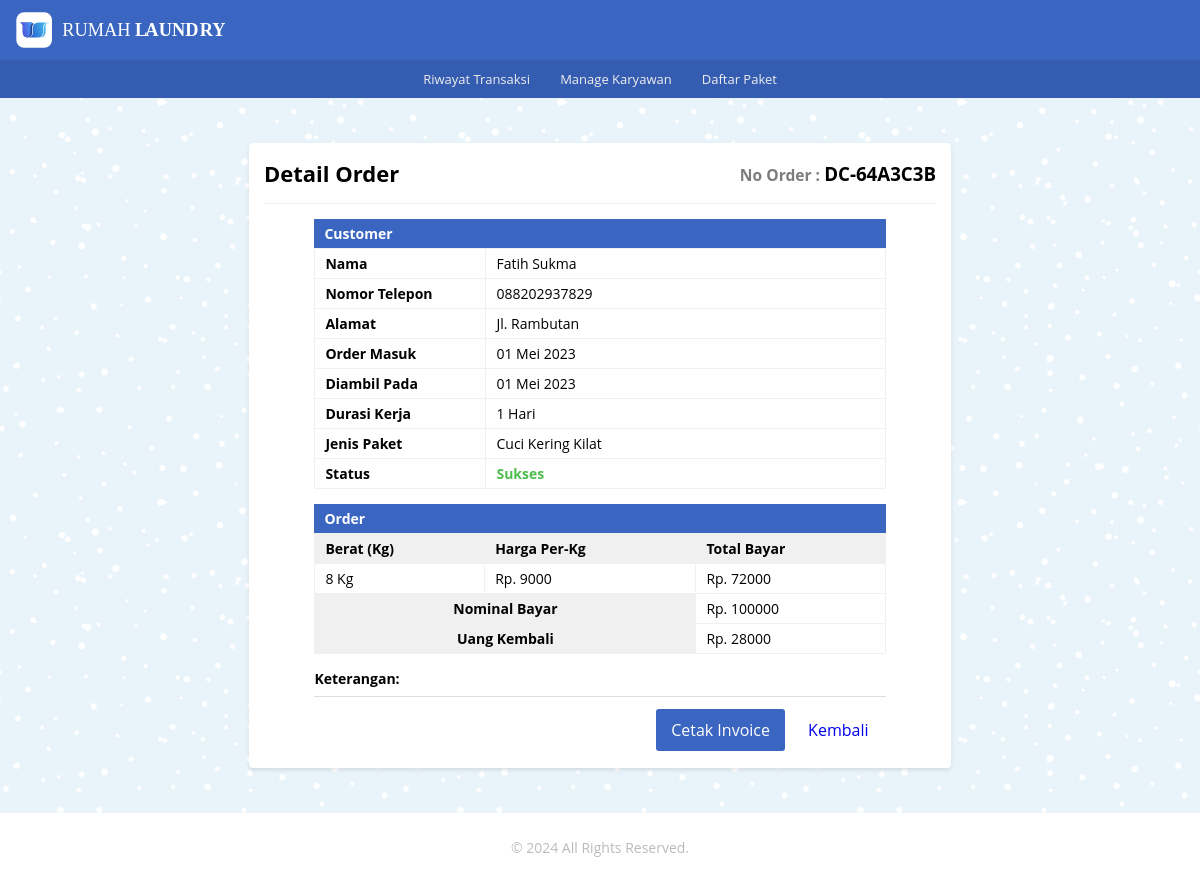
/riwayat_transaksi/riwayat_dc/detail_dc.php?id_dc=4, run on the app's committed database.
### tables this page shows
CREATE TABLE `tb_riwayat_dc` (
  `id_dc` int(11) NOT NULL,
  `or_number` varchar(20) DEFAULT NULL,
  `pelanggan` varchar(100) DEFAULT NULL,
  `no_telp` char(15) DEFAULT NULL,
  `alamat` text DEFAULT NULL,
  `j_paket` varchar(40) DEFAULT NULL,
  `wkt_kerja` varchar(20) DEFAULT NULL,
  `berat` int(11) DEFAULT NULL,
  `h_perkilo` int(11) DEFAULT NULL,
  `tgl_msk` varchar(40) DEFAULT NULL,
  `tgl_klr` varchar(40) DEFAULT NULL,
  `total` int(11) DEFAULT NULL,
  `nominal_byr` int(11) DEFAULT NULL,
  `kembalian` int(11) DEFAULT NULL,
  `status` varchar(20) DEFAULT NULL,
  `keterangan` text DEFAULT NULL
);

### _functions.php (called while the page is built, shortened)
<?php
$host	= 'localhost';
$user = 'root';
$pass	= '';
$db	= 'laundry_app';
$koneksi = mysqli_connect($host,$user,$pass,$db);
function query($query){
	global $koneksi;
	$result = mysqli_query($koneksi, $query);
	$rows = [];
	while ($row = mysqli_fetch_assoc($result)) {
		$rows[] = $row;
	}
	return $rows;
}
function url($url = null){
	$url_utama = "http://localhost/rumah_laundry";
	if ($url != null) {
		return $url_utama . '/' . $url;
	}else{
		return $url_utama;
	}
}

### riwayat_transaksi/riwayat_dc/detail_dc.php (the view, shortened to what this page needs)
<?php
   require_once('../../_header.php');
   $get_id = $_GET['id_dc'];
   $data = query("SELECT * FROM tb_riwayat_dc WHERE id_dc = $get_id")[0];
?>
<div id="detail_or_dc" class="main-content">
   <div class="container">
      <div class="baris">
         <div class="col mt-2">
            <div class="card-md">
               <div class="card-title card-flex">
                  <div class="card-col">
                     <h2>Detail Order</h2>
                  </div>
                  <div class="card-col txt-right">
                     <h3 class="no-order"><small>No Order : </small><?=$data['or_number']?></h3>
                  </div>
               </div>
               <div class="card-body">
                     <div class="jdl-or">
                        <h4>Customer</h4>
                     </div>
                     <table class="tb-detail_customer">
                        <tr>
                           <th>Nama</th>
                           <td><?=$data['pelanggan']?></td>
                        </tr>
                        <tr>
                           <th>Nomor Telepon</th>
                           <td><?=$data['no_telp']?></td>
                        </tr>
                        <tr>
                           <th>Alamat</th>
                           <td><?=$data['alamat']?></td>
                        </tr>
                        <tr>
                           <th>Order Masuk</th>
                           <td><?=$data['tgl_msk']?></td>
                        </tr>
                        <tr>
                           <th>Diambil Pada</th>
                           <td><?=$data['tgl_klr']?></td>
                        </tr>
                        <tr>
                           <th>Durasi Kerja</th>
                           <td><?=$data['wkt_kerja']?></td>
                        </tr>
                        <tr>
                           <th>Jenis Paket</th>
                           <td><?=$data['j_paket']?></td>
                        </tr>
                        <tr>
                           <th>Status</th>
                           <td><span class="success"><?=$data['status']?></span></td>
                        </tr>
                     </table>
                     <div class="jdl-or">
                        <h4>Order</h4>
                     </div>
                     <table class="tb-detail_order">
                        <tr>
                           <th>Berat (Kg)</th>
                           <th>Harga Per-Kg</th>
                           <th>Total Bayar</th>
                        </tr>
                        <tr>
                           <td><?=$data['berat'] . " Kg"?></td>
                           <td><?="Rp. " . $data['h_perkilo']?></td>
                           <td><?="Rp. " . $data['total']?></td>
                        </tr>
                        <tr>
                           <th colspan="2" style="text-align: center;">Nominal Bayar</th>
                           <td><?="Rp. " . $data['nominal_byr']?></td>
                        </tr>
                        <tr>
                           <th colspan="2" style="text-align: center;">Uang Kembali</th>
                           <td><?="Rp. " . $data['kembalian']?></td>
                        </tr>
                     </table>
                     <div class="details">
                        <h4 class="mb-01">Keterangan:</h4>
                     </div>
                     <div class="form-footer_detail">
                        <div class="buttons">
                           <a class="btn-sm bg-primary" href="<?=url('riwayat_transaksi/riwayat_dc/cetak_info.php')?>?id_dc=<?=$data['id_dc']?>">Cetak Invoice</a>
                           <a class="btn-sm bg-transparent" href="<?=url('riwayat_transaksi/riwayat.php')?>">Kembali</a>
                        </div>
                     </div>
               </div>
            </div>
         </div>
      </div>
   </div>
</div>
<?php require_once('../../_footer.php') ?>

### _assets/css/style.css (style rules this page uses)
* { margin: 0; padding: 0; box-sizing: border-box; }
html,body { width: 100%; max-width: 100%; position: relative; font-family: 'Open sans', sans-serif; display: flex; flex-direction: column; background-image: url(../img/blue-snow.png); overflow-x: hidden; }
.txt-right { text-align: right; }
.mt-2 { margin-top: 30px }
.mb-01 { margin-bottom: 8px }
.success { font-weight: bold; color:#4dbd4d; }
h2 { font-size: 22px; }
.main-content { display: flex; flex-direction: column; }
.container { display: flex; flex-direction: column; width: 1080px; max-width: 100%; margin: auto; padding: 0 15px; min-height: 20px; }
.baris { position: relative; margin: 0 -15px; display: flex; flex-direction: row; flex-wrap: wrap; }
.bg-primary { border: 2px solid #3a66c1; color: #ffffff; background-color: #3a66c1; }
.bg-transparent { background-color: transparent; border: 2px solid #dddddd; }
.col { flex: 1; }
.no-order small { color: #7d7d7d; }
.card-md { background-color: #fff; width: 65%; margin: 15px auto; padding: 15px; border-radius: 4px; box-shadow: 0 2px 4px rgba(0,0,0,0.10); }
.card-body { position: relative; }
.card-title { padding-bottom: 15px; margin-bottom: 15px; border-bottom: 1px solid #eeeeee; }
.card-flex { display: flex; flex-direction: row; align-items: center; justify-content: space-between; }
.card-col { flex: 1; }
.card-md .card-body table.tb-detail_customer, .card-md .card-body table.tb-detail_order { width: 85%; position: relative; margin: 0 auto; border-collapse: collapse; text-align: left; }
.card-md .card-body .jdl-or { width: 85%; font-size: 14px; padding: 5px 10px; margin: 0 auto; color: #fff; background-color: #3a66c1; }
.card-md .card-body .details { width: 85%; margin: 15px auto 0; font-size: 14px; }
table.tb-detail_customer tr th { width: 30%; }
table.tb-detail_customer tr td { width: 70%; }
table.tb-detail_customer tr th, table.tb-detail_customer tr td, table.tb-detail_order tr th, table.tb-detail_order tr td { vertical-align: top; padding: 5px 10px; font-size: 14px; border: 1px solid #f0f0f0; }
table.tb-detail_order tr th { background-color: #f0f0f0; }
table.tb-detail_order tr th, table.tb-detail_order tr td { text-align: left; }
.form-footer .buttons, .form-footer_detail .buttons { text-align: right; width: 50%; margin-left: auto; }
.form-footer_detail { width: 85%; margin: 8px auto 0; border-top: 1px solid #dddddd; padding-top: 10px; display: flex; }
.btn-sm { display: inline-block; text-decoration: none; padding: 10px 15px; margin: 2px; border-radius: 3px; cursor: pointer; border: 0; }

### data on the page
tb_riwayat_dc: or_number "DC-64A3C3B", pelanggan "Fatih Sukma", no_telp "088202937829", alamat "Jl. Rambutan", tgl_msk "01 Mei 2023", tgl_klr "01 Mei 2023", wkt_kerja "1 Hari", j_paket "Cuci Kering Kilat", status "Sukses", berat "8", h_perkilo "9000", total "72000", nominal_byr "100000", kembalian "28000"
